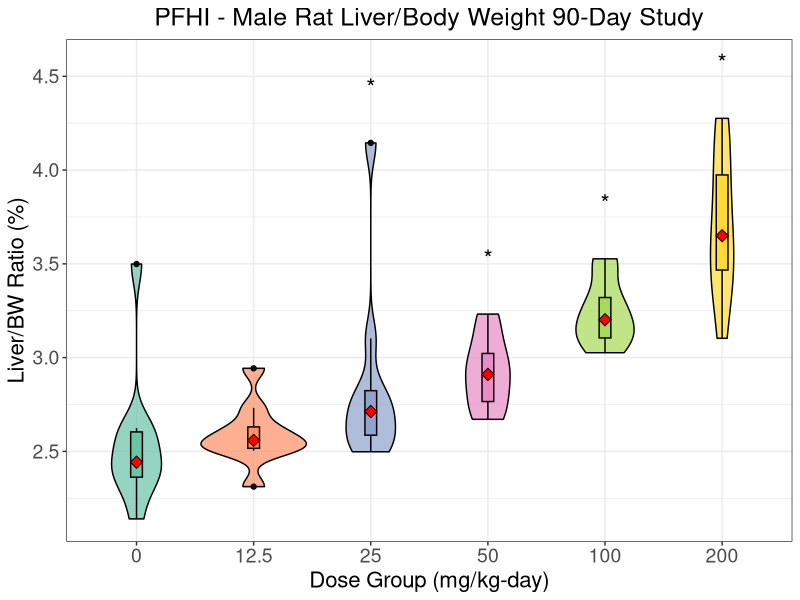
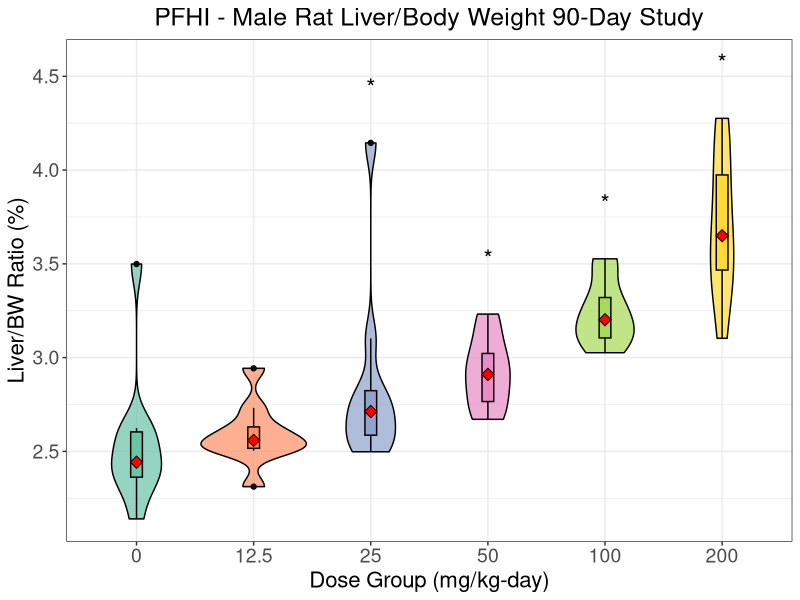

Write the R code that produced these figures, in order.
# 3/5/2025
# Renamed KidneyRel1m.png as PFHI_Kidney_Male.png
# Renamed KidneyRel1m as PFHI_Kidney_Male

# 2/28/2025
# increase sizes of axis labels and plot title by modifying the theme's axis text and title, and centering the heading and increasing its font size

# Load required packages
library(ggplot2)
library(dplyr)
library(readxl)

PFHICo <- read_excel("OrganWeightsPFAS.xlsx", sheet='PFHI', na = c("", "NA")) 
#View(PFHICo)
# Include only male (rows 61-120)
PFHICom <- PFHICo[-c(61:120),]
#View(PFHICom)
# Ensure Group is treated as an ordered factor 
dose_levels <- c(0, 12.5, 25, 50, 100, 200) # Define correct dose order
PFHICom$Group <- factor(PFHICom$Group, levels = dose_levels, ordered = TRUE)

# Manually select 25,50,100 and 200 mg/kg-day groups
top_doses <- PFHICom %>%
  filter(Group %in% c(25,50,100,200)) %>% #select only 100 and 200 mg/kg-day
  group_by(Group) %>%
  summarise(max_LiverRel = max(LiverRel, na.rm = TRUE)) %>%
   arrange(desc(max_LiverRel)) %>% # Sort by median values
   slice(1:4) %>% # Select the two highest median values
  mutate(y_position = max_LiverRel + 0.2) # Adjust y-position for asterisk placement

#Get overall max LiverRel to set y-axis limits
y_max <- max(PFHICom$LiverRel + 0.3) #Increase spacing to avoiad cutoff


# Create the violin + box plot
#LiverRel1m
PFHI_Liver_Male <- ggplot(PFHICom, aes(x = Group, y = LiverRel, fill = Group)) +
  geom_violin(trim = TRUE, alpha = 0.7, color = "black") + # Violin plot
  geom_boxplot(width = 0.1, color = "black", alpha = 0.9) + # Box plot
  
  # Ensure the median is properly displayed
  stat_summary(fun = median, geom = "point", shape = 23, size = 3, fill = "red") +
  
  # Add asterisks above the 100 and 200 mg/kg-day groups 
  geom_text(data = top_doses, aes(x = Group, y = y_position, label = "*"),
            size = 6, color = "black", vjust = -0.5) + #Move the asterisk up
  
  #Manually set y-axis limits to prevent asterisk cut-off
  ylim(NA, y_max) +
  
  labs(title = "PFHI - Male Rat Liver/Body Weight 90-Day Study",
       x = "Dose Group (mg/kg-day)", y = "Liver/BW Ratio (%)") +
  
  scale_fill_brewer(palette = "Set2", name = "Group") + # Colorful palette
  theme_bw() +
  theme(legend.position = "none") +
  theme(
    axis.text = element_text(size = 14), # increase tick label size
    axis.title = element_text(size = 16), # increase axis title size
    plot.title = element_text(size = 18, hjust = 0.5) # increase plot title size
  )

# Save the plot as a PNG file
#ggsave(filename = "LiverRel1m.png", plot = LiverRel1m, width = 8, height = 6, dpi = 300)
ggsave(filename = "PFHI_Liver_Male.png", plot = PFHI_Liver_Male, width = 8, height = 6, dpi = 300)
PFHI_Liver_Male